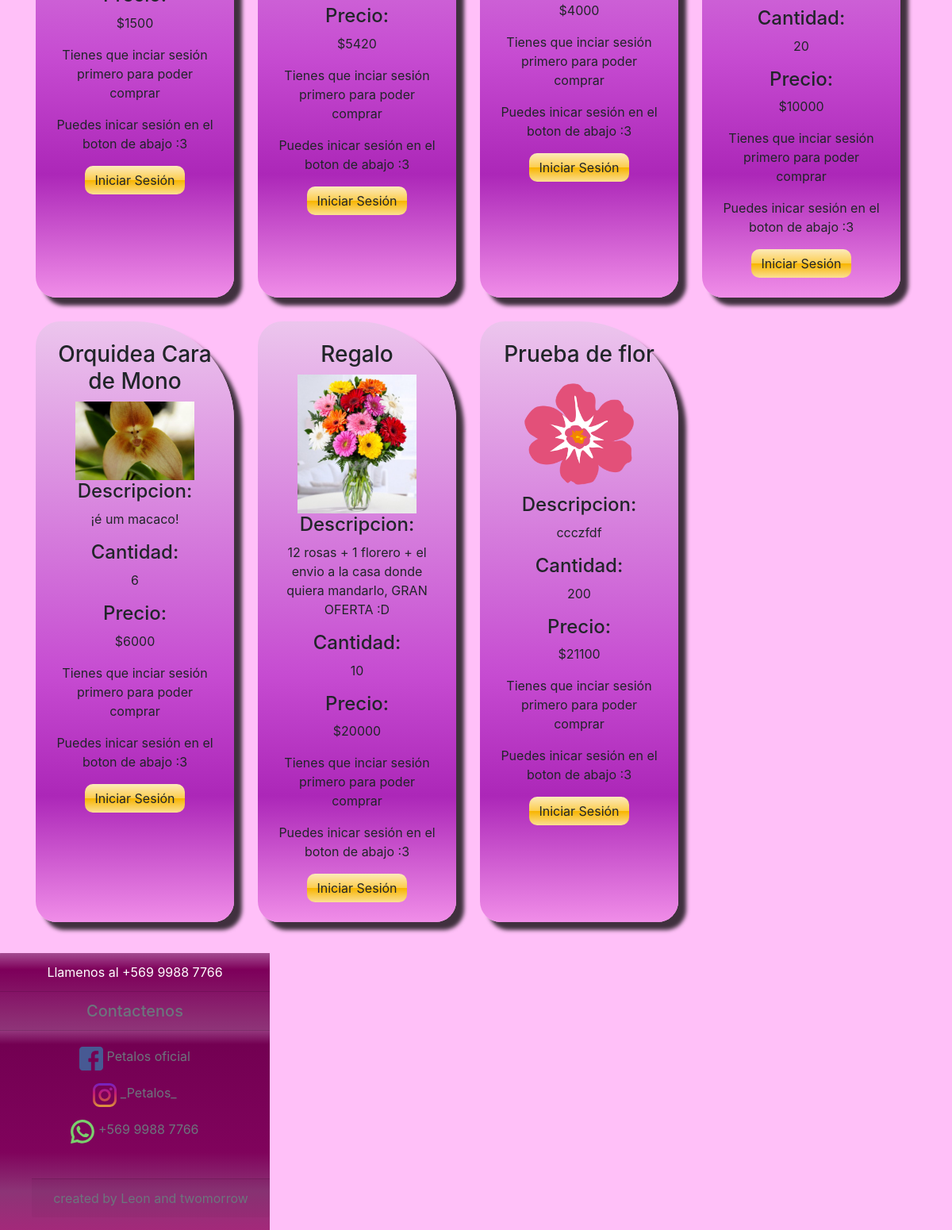
Before: /productos/ (lower part) with the older database file.
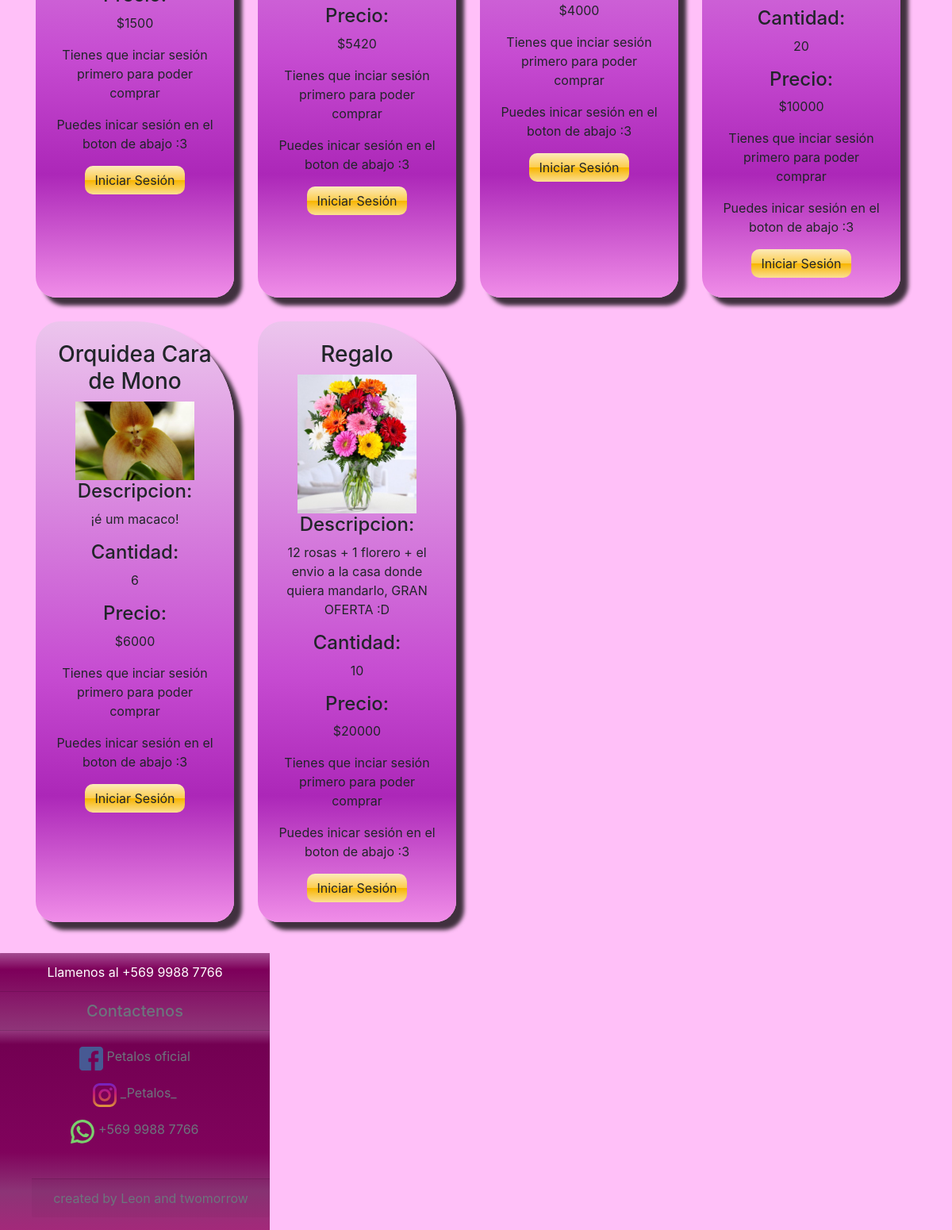
After: the same page with the newer database file.
### petalos/models.py (models this page shows, shortened)
class Flor(models.Model):
    name=models.CharField(max_length=100,primary_key=True)
    imagen=models.ImageField(upload_to="flores",null=True)
    cantidad=models.IntegerField()
    precio=models.IntegerField()
    descripcion=models.TextField()

### petalos/views.py (the view)
# urls.py: path('productos/',productos,name='PROD'),
def productos(request):
    flores=Flor.objects.all()
    return render(request,'core/productos.html',{'lista':flores})

### petalos/templates/core/productos.html (shortened to what the changed rows need)
{% extends "core/base.html" %}
{% load static %}
{% block contenido %}
<center>
<center>
    <div class="container">
        <div class="row">
            {% for f in lista %}
            <div class="flores" style="border-radius: 31px 125px 26px 26px;
-moz-border-radius: 31px 125px 26px 26px;
-webkit-border-radius: 31px 125px 26px 26px;
border: 0px solid #4d304d;
background: rgba(236,197,237,1);
background: -moz-linear-gradient(top, rgba(236,197,237,1) 0%, rgba(198,75,209,1) 59%, rgba(172,39,184,1) 79%, rgba(240,141,232,1) 100%);
background: -webkit-gradient(left top, left bottom, color-stop(0%, rgba(236,197,237,1)), color-stop(59%, rgba(198,75,209,1)), color-stop(79%, rgba(172,39,184,1)), color-stop(100%, rgba(240,141,232,1)));
background: -webkit-linear-gradient(top, rgba(236,197,237,1) 0%, rgba(198,75,209,1) 59%, rgba(172,39,184,1) 79%, rgba(240,141,232,1) 100%);
background: -o-linear-gradient(top, rgba(236,197,237,1) 0%, rgba(198,75,209,1) 59%, rgba(172,39,184,1) 79%, rgba(240,141,232,1) 100%);
background: -ms-linear-gradient(top, rgba(236,197,237,1) 0%, rgba(198,75,209,1) 59%, rgba(172,39,184,1) 79%, rgba(240,141,232,1) 100%);
background: linear-gradient(to bottom, rgba(236,197,237,1) 0%, rgba(198,75,209,1) 59%, rgba(172,39,184,1) 79%, rgba(240,141,232,1) 100%);
filter: progid:DXImageTransform.Microsoft.gradient( startColorstr='#ecc5ed', endColorstr='#f08de8', GradientType=0 );
-webkit-box-shadow: 10px 10px 5px 0px rgba(0,0,0,0.75);
-moz-box-shadow: 10px 10px 5px 0px rgba(0,0,0,0.75);
box-shadow: 10px 10px 5px 0px rgba(0,0,0,0.75);
">
                <h3>{{f.name}}</h3>
                <img src="{{f.imagen.url}}" width=150 heigth=150 >
                <h4>Descripcion:</h4>
                <p> {{f.descripcion}}</p>
                <h4>Cantidad:</h4>
                <p> {{f.cantidad}}</p>
                <h4>Precio:</h4>
                <p> ${{f.precio}}</p>
                {% if f.cantidad > 0 %}
                    {% if user.is_authenticated %}
                        <a class="btn" style="border-radius: 10px 10px 10px 10px;
                            -moz-border-radius: 10px 10px 10px 10px;
                            -webkit-border-radius: 10px 10px 10px 10px;
                            border: 0px solid #000000;
                            background: rgba(252,234,187,1);
                            background: -moz-linear-gradient(top, rgba(252,234,187,1) 0%, rgba(252,205,77,1) 50%, rgba(248,181,0,1) 51%, rgba(251,223,147,1) 100%);
                            background: -webkit-gradient(left top, left bottom, color-stop(0%, rgba(252,234,187,1)), color-stop(50%, rgba(252,205,77,1)), color-stop(51%, rgba(248,181,0,1)), color-stop(100%, rgba(251,223,147,1)));
                            background: -webkit-linear-gradient(top, rgba(252,234,187,1) 0%, rgba(252,205,77,1) 50%, rgba(248,181,0,1) 51%, rgba(251,223,147,1) 100%);
                            background: -o-linear-gradient(top, rgba(252,234,187,1) 0%, rgba(252,205,77,1) 50%, rgba(248,181,0,1) 51%, rgba(251,223,147,1) 100%);
                            background: -ms-linear-gradient(top, rgba(252,234,187,1) 0%, rgba(252,205,77,1) 50%, rgba(248,181,0,1) 51%, rgba(251,223,147,1) 100%);
                            background: linear-gradient(to bottom, rgba(252,234,187,1) 0%, rgba(252,205,77,1) 50%, rgba(248,181,0,1) 51%, rgba(251,223,147,1) 100%);
                            filter: progid:DXImageTransform.Microsoft.gradient( startColorstr='#fceabb', endColorstr='#fbdf93', GradientType=0 );
                        " href="{% url 'AGREGAR_CARRO' f.name %}">Agregar Flor</a>
                    {% else %}
                        <p> Tienes que inciar sesión primero para poder comprar</p>
                        <p> Puedes inicar sesión en el boton de abajo :3</p>
                        <a class="btn" style="border-radius: 10px 10px 10px 10px;
                            -moz-border-radius: 10px 10px 10px 10px;
                            -webkit-border-radius: 10px 10px 10px 10px;
                            border: 0px solid #000000;
                            background: rgba(252,234,187,1);
                            background: -moz-linear-gradient(top, rgba(252,234,187,1) 0%, rgba(252,205,77,1) 50%, rgba(248,181,0,1) 51%, rgba(251,223,147,1) 100%);
                            background: -webkit-gradient(left top, left bottom, color-stop(0%, rgba(252,234,187,1)), color-stop(50%, rgba(252,205,77,1)), color-stop(51%, rgba(248,181,0,1)), color-stop(100%, rgba(251,223,147,1)));
                            background: -webkit-linear-gradient(top, rgba(252,234,187,1) 0%, rgba(252,205,77,1) 50%, rgba(248,181,0,1) 51%, rgba(251,223,147,1) 100%);
                            background: -o-linear-gradient(top, rgba(252,234,187,1) 0%, rgba(252,205,77,1) 50%, rgba(248,181,0,1) 51%, rgba(251,223,147,1) 100%);
                            background: -ms-linear-gradient(top, rgba(252,234,187,1) 0%, rgba(252,205,77,1) 50%, rgba(248,181,0,1) 51%, rgba(251,223,147,1) 100%);
                            background: linear-gradient(to bottom, rgba(252,234,187,1) 0%, rgba(252,205,77,1) 50%, rgba(248,181,0,1) 51%, rgba(251,223,147,1) 100%);
                            filter: progid:DXImageTransform.Microsoft.gradient( startColorstr='#fceabb', endColorstr='#fbdf93', GradientType=0 );
                        " href="{% url 'LOGIN' %}"> Iniciar Sesión </a>
                    {% endif %}
                {% else %}
                    <p>Flor sin Stock :c </p>
                {% endif %}
            </div>
            {% endfor %}
        </div>
    </div>
    <br>
{% endblock contenido %}

Changed rows visible on the page:
removed Flor: name "Prueba de flor", imagen (picture), descripcion "ccczfdf", cantidad "200", precio "21100", shows "Tienes que inciar sesión primero para poder comprar"
